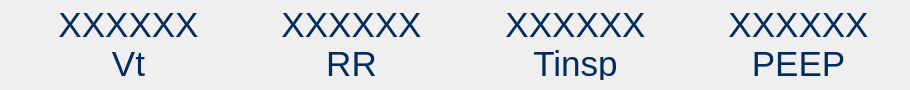
<?xml version="1.0" encoding="UTF-8"?>
<ui version="4.0">
 <class>Form</class>
 <widget class="QWidget" name="Form">
  <property name="geometry">
   <rect>
    <x>0</x>
    <y>0</y>
    <width>910</width>
    <height>90</height>
   </rect>
  </property>
  <property name="windowTitle">
   <string>Form</string>
  </property>
  <widget class="QWidget" name="gridLayoutWidget">
   <property name="geometry">
    <rect>
     <x>58</x>
     <y>8</y>
     <width>811</width>
     <height>72</height>
    </rect>
   </property>
   <layout class="QGridLayout" name="gridLayout">
    <item row="2" column="4">
     <widget class="QLabel" name="Tinsp_label_btm">
      <property name="font">
       <font>
        <family>Arial</family>
        <pointsize>26</pointsize>
       </font>
      </property>
      <property name="styleSheet">
       <string notr="true">color: rgb(3, 43, 91);</string>
      </property>
      <property name="text">
       <string>Tinsp</string>
      </property>
      <property name="alignment">
       <set>Qt::AlignCenter</set>
      </property>
     </widget>
    </item>
    <item row="1" column="0">
     <widget class="QLabel" name="setVtvar_btm">
      <property name="font">
       <font>
        <family>Arial</family>
        <pointsize>26</pointsize>
       </font>
      </property>
      <property name="styleSheet">
       <string notr="true">color: rgb(3, 43, 91);</string>
      </property>
      <property name="text">
       <string>XXXXXX</string>
      </property>
      <property name="alignment">
       <set>Qt::AlignCenter</set>
      </property>
     </widget>
    </item>
    <item row="1" column="1">
     <spacer name="horizontalSpacer_1">
      <property name="orientation">
       <enum>Qt::Horizontal</enum>
      </property>
      <property name="sizeHint" stdset="0">
       <size>
        <width>40</width>
        <height>20</height>
       </size>
      </property>
     </spacer>
    </item>
    <item row="2" column="2">
     <widget class="QLabel" name="RR_label_btm">
      <property name="font">
       <font>
        <family>Arial</family>
        <pointsize>26</pointsize>
       </font>
      </property>
      <property name="styleSheet">
       <string notr="true">color: rgb(3, 43, 91);</string>
      </property>
      <property name="text">
       <string>RR</string>
      </property>
      <property name="alignment">
       <set>Qt::AlignCenter</set>
      </property>
     </widget>
    </item>
    <item row="1" column="3">
     <spacer name="horizontalSpacer_2">
      <property name="orientation">
       <enum>Qt::Horizontal</enum>
      </property>
      <property name="sizeHint" stdset="0">
       <size>
        <width>40</width>
        <height>20</height>
       </size>
      </property>
     </spacer>
    </item>
    <item row="2" column="6">
     <widget class="QLabel" name="PEEP_label_btm">
      <property name="font">
       <font>
        <family>Arial</family>
        <pointsize>26</pointsize>
       </font>
      </property>
      <property name="styleSheet">
       <string notr="true">color: rgb(3, 43, 91);</string>
      </property>
      <property name="text">
       <string>PEEP</string>
      </property>
      <property name="alignment">
       <set>Qt::AlignCenter</set>
      </property>
     </widget>
    </item>
    <item row="1" column="6">
     <widget class="QLabel" name="setPEEPvar_btm">
      <property name="font">
       <font>
        <family>Arial</family>
        <pointsize>26</pointsize>
       </font>
      </property>
      <property name="styleSheet">
       <string notr="true">color: rgb(3, 43, 91);</string>
      </property>
      <property name="text">
       <string>XXXXXX</string>
      </property>
      <property name="alignment">
       <set>Qt::AlignCenter</set>
      </property>
     </widget>
    </item>
    <item row="1" column="4">
     <widget class="QLabel" name="setTinspvar_btm">
      <property name="font">
       <font>
        <family>Arial</family>
        <pointsize>26</pointsize>
       </font>
      </property>
      <property name="styleSheet">
       <string notr="true">color: rgb(3, 43, 91);</string>
      </property>
      <property name="text">
       <string>XXXXXX</string>
      </property>
      <property name="alignment">
       <set>Qt::AlignCenter</set>
      </property>
     </widget>
    </item>
    <item row="2" column="0">
     <widget class="QLabel" name="Vt_label_btm">
      <property name="font">
       <font>
        <family>Arial</family>
        <pointsize>26</pointsize>
       </font>
      </property>
      <property name="styleSheet">
       <string notr="true">color: rgb(3, 43, 91);</string>
      </property>
      <property name="text">
       <string>Vt</string>
      </property>
      <property name="alignment">
       <set>Qt::AlignCenter</set>
      </property>
     </widget>
    </item>
    <item row="1" column="2">
     <widget class="QLabel" name="setRRvar_btm">
      <property name="font">
       <font>
        <family>Arial</family>
        <pointsize>26</pointsize>
       </font>
      </property>
      <property name="styleSheet">
       <string notr="true">color: rgb(3, 43, 91);</string>
      </property>
      <property name="text">
       <string>XXXXXX</string>
      </property>
      <property name="alignment">
       <set>Qt::AlignCenter</set>
      </property>
     </widget>
    </item>
    <item row="1" column="5">
     <spacer name="horizontalSpacer_3">
      <property name="orientation">
       <enum>Qt::Horizontal</enum>
      </property>
      <property name="sizeHint" stdset="0">
       <size>
        <width>40</width>
        <height>20</height>
       </size>
      </property>
     </spacer>
    </item>
   </layout>
  </widget>
 </widget>
 <resources/>
 <connections/>
</ui>
